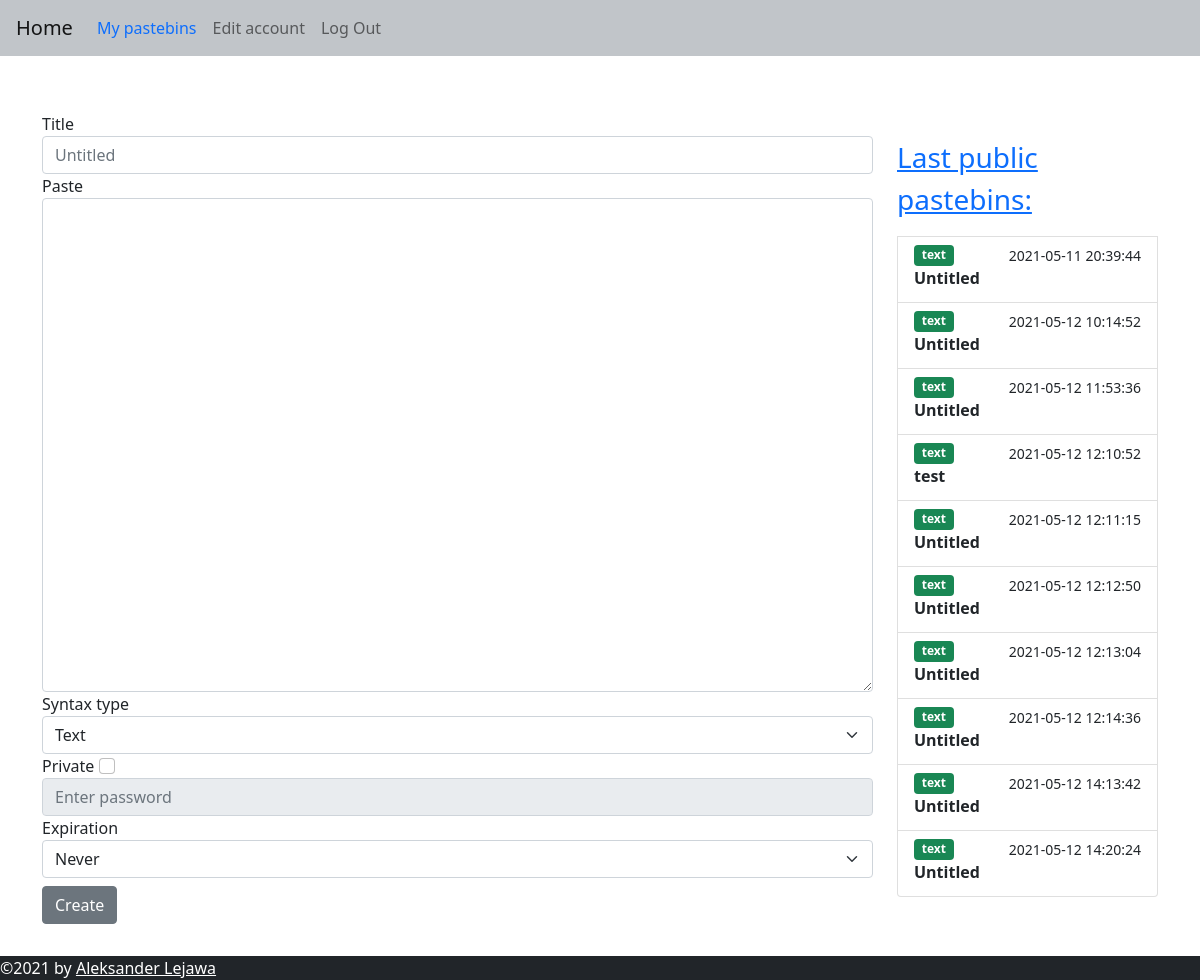
Screenshot of / (signed in) with the database file from the repository.
### web/models.py (models this page shows, shortened)
class Pastebin(db.Model):
    id = db.Column(db.Integer, primary_key=True)
    title = db.Column(db.String(100), default="Untitled")
    content = db.Column(db.String(60000))
    syntax = db.Column(db.String(50))
    user_id = db.Column(db.Integer, db.ForeignKey("user.id"))
    date = db.Column(db.DateTime(timezone=True))
    expire_date = db.Column(db.DateTime(timezone=True))
    password = db.Column(db.String(150))
    link = db.Column(db.String(150), unique=True)
    def is_expired(self):
        if self.expire_date:
            if datetime.utcnow() > self.expire_date:
                db.session.delete(self)
                db.session.commit()
                return True
            return False
        else:
            return False

### web/pastebin/routes.py (the view, shortened to what this page needs)
@bp.route("/", methods=["GET", "POST"])
def home():
   form = CreatePastebinForm()
   return render_template("home.html", user=current_user, form=form, public_pastebins=get_public_pastebins())

### web/pastebin/forms.py (shortened to what this page needs)
class CreatePastebinForm(FlaskForm):
    types = [
        "Text","Bash", "C", "C#", "C++", "CSS", "GO", "HTML", "HTTP", "INI",
        "Java", "JavaScript", "JSON", "Kotlin", "LUA", "Markdown", "Objective-C",
        "Perl", "PHP", "Python", "R", "Ruby", "Rust", "SQL", "TypeScript"
    ]
    dates = [
        "Never",
        "1 Minute",
        "15 Minutes",
        "1 Hour",
        "1 Day",
        "1 Week",
        "1 Month",
        "1 Year"
    ]
    title = StringField("Title", validators=[Optional(), Length(max=100, message="Title can't exceed %(max)d characters.")], filters= [lambda x: x or None])
    content = TextAreaField("Paste", validators=[DataRequired(), Length(max=60000, message="Pastebin can't be longer than %(max)d characters.")])
    syntax = SelectField("Syntax type", choices=types, validators=[DataRequired()])
    private = BooleanField("Private")
    password = StringField()
    expire = SelectField("Expiration", choices=dates)
    submit = SubmitField("Create")

### web/pastebin/routes.py (called while the page is built)
def get_public_pastebins():
   pastebins = Pastebin.query.filter_by(password=None).all()[-10:]
   for pastebin in pastebins:
      pastebin.is_expired()
   return pastebins

### web/templates/home.html (shortened to what this page needs)
{% extends "base.html" %}
{% block content%}
<div class="row">
  <div class="col-9">
    <form method="POST">
      <div class="form-group mt-5">
        {{ form.title.label}}
        {{ form.title(class_="form-control", placeholder="Untitled")}}
      </div>
      {{ form.content.label }}
      {{ form.content(class_="form-control", cols="35", rows="20") }}
      {{ form.syntax.label}}
      {{ form.syntax(class_="form-select")}}
      {{ form.private.label }}
      {{ form.private(class_="form-check-input") }}
      {{ form.password(class_="form-control", disabled="", placeholder="Enter password") }}
      {{ form.expire.label }}
      {{ form.expire(class_="form-select")}}
      {{ form.submit(class_="btn btn-secondary mt-2 mb-2") }}
    </form>
  </div>
  <div class="col mt-5">
    <div class="list-group mt-4">
      <a href="/public?page=1"><p class="lead fs-3">Last public pastebins:</a></p>
      {% for pastebin in public_pastebins %}
      <a href="{{pastebin.link}}" class="list-group-item list-group-item-action">
        <div class="d-flex w-100 justify-content-between">
          <span class="badge bg-success">{{ pastebin.syntax }}</span>
          <small>{{ pastebin.date.replace(microsecond=0) }}</small>
        </div>
        <p class="mb-1"><b>{{ pastebin.title if pastebin.title|length < 10 else pastebin.title[:10] + "..."}}</b></p>
      </a>
      {% endfor %}
    </div>
  </div>
</div>
{% endblock %}

### web/static/css/style.css (style rules this page uses)
#content { height:100%; }

### rows the page displays
Pastebin: syntax "text", date.replace "2021-05-11 20:39:44", title "Untitled"
Pastebin: syntax "text", date.replace "2021-05-12 10:14:52", title "Untitled"
Pastebin: syntax "text", date.replace "2021-05-12 11:53:36", title "Untitled"
Pastebin: syntax "text", date.replace "2021-05-12 12:10:52", title "test"
Pastebin: syntax "text", date.replace "2021-05-12 12:11:15", title "Untitled"
Pastebin: syntax "text", date.replace "2021-05-12 12:12:50", title "Untitled"
Pastebin: syntax "text", date.replace "2021-05-12 12:13:04", title "Untitled"
Pastebin: syntax "text", date.replace "2021-05-12 12:14:36", title "Untitled"
Pastebin: syntax "text", date.replace "2021-05-12 14:13:42", title "Untitled"
Pastebin: syntax "text", date.replace "2021-05-12 14:20:24", title "Untitled"
